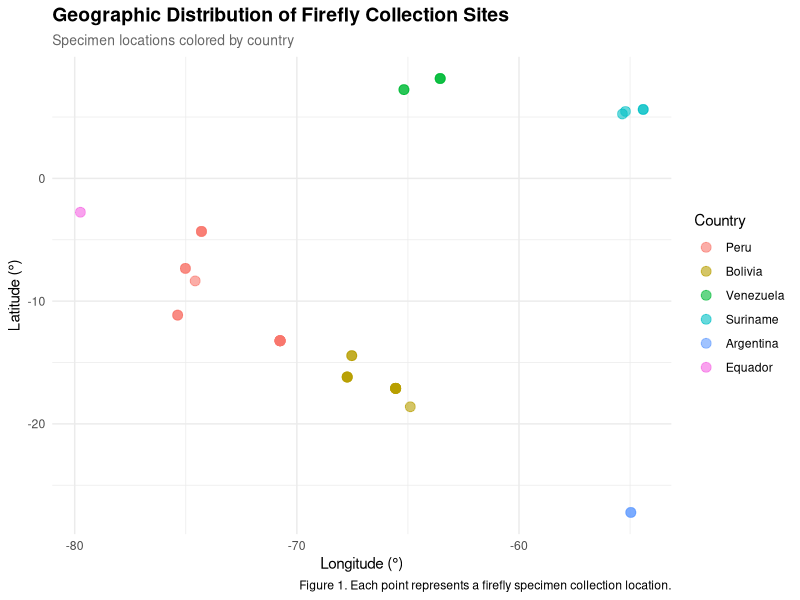
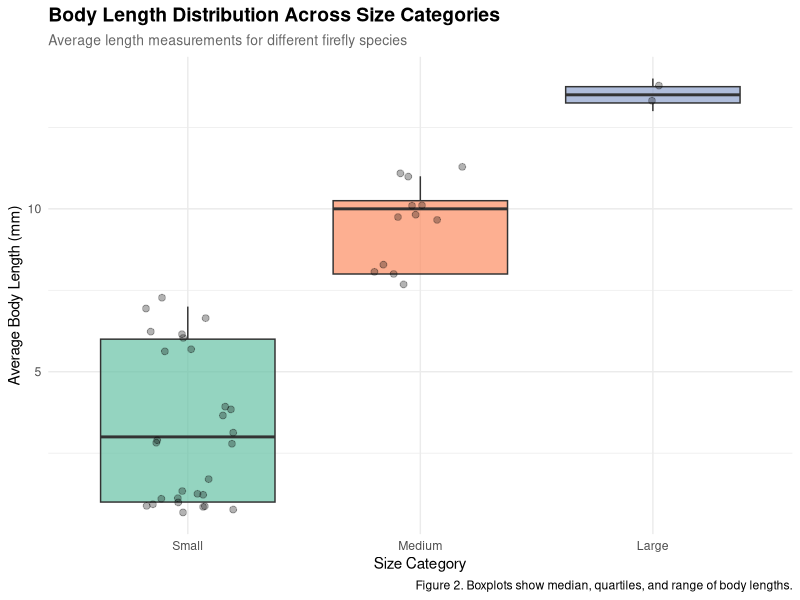

Write R code to recreate these figures, in order.
## ---- chunk 1
knitr::opts_chunk$set(echo = FALSE, warning = FALSE, message = FALSE)
## ---- chunk 2
library(readxl)
library(tidyverse)
library(here)
library(dplyr)
library(ggplot2)
library(lubridate)
library(kableExtra)
## ---- chunk 3
#Read in the datasets
firefly <- read_xlsx(here("Firefly.xlsx"))
measurements <- read_xlsx(here("Measurments.xlsx"))
## ---- chunk 4
#Data cleaning and QA/QC
#Custom function to clean species names in case we messed it up when typing
clean_species_name <- function(name) {
#Remove extra whitespace and standardize capitalization
  name <- str_trim(name)
  name <- str_to_lower(name)
#Check if name is valid and not na
  if (nchar(name) < 2) {
    return(NA_character_)
  } else {
    return(name)
  }
}

#Clean the firefly dataset
firefly_clean <- firefly %>%
#First, replace cells with NA
  mutate(across(where(is.character), ~na_if(., ""))) %>%
#Remove columns with all values being NA these are for future work to be filled in later and are not needed here
  select(where(~!all(is.na(.)))) %>%
  mutate(
#Clean species names using the custom function we made above
    Species = map_chr(Species, clean_species_name),
#Parse dates as month-year, establishing anything that I might have put as nd (no date) as NA, creating a new column for original date so the data is removed, we just have a column that translates our dates or easier analysis later, for this analysis it will take our date/year and translate it to the first day of the month. Keep in mind the month it correlates to shows specimens collected any time that month
    Date_original = Date,
    Date = if_else(Date %in% c("N.D.", "ND", "N.D", "nd"), 
                   NA_character_, 
                   Date),
    Date = suppressWarnings(parse_date_time(Date, orders = c("my", "ym", "b Y", "B Y"), truncated = 2)),
#Clean up the coordinates and establish them as coords
    Lat = as.numeric(Lat),
    Long = as.numeric(Long)
  ) %>%
#Remove rows with NA
  filter(!is.na(Species), !is.na(Lat), !is.na(Long))

#Clean the measurements dataset
measurements_clean <- measurements %>%
  mutate(
    Species = map_chr(Species, clean_species_name),
    Average_length = as.numeric(Average_length),
    Average_width = as.numeric(Average_width)
  ) %>%
  filter(!is.na(Species))
## ---- chunk 5
#Subsetting rows and selecting columns
#create a subset with only the columns we will need for the analysis below
firefly_subset <- firefly_clean %>%
  select(Genus, Species, Country, Prov_depto_state, Location, Lat, Long, Date)

#subset the data to countries that have good data online, it should be everything we have but this is just a precaution to clean and parse the data even more
firefly_filtered <- firefly_subset %>%
  filter(!is.na(Country), !is.na(Date))
## ---- chunk 6
#Adding new columns
firefly_enhanced <- firefly_filtered %>%
  mutate(
#Extract year, month, and establish season from date provided in the data based on location. This might look strange to you living in North America but keep in mind the seasons in South America are different than our own
    Year = year(Date),
    Month = month(Date, label = TRUE),
    Season = case_when(
      Month %in% c("Dec", "Jan", "Feb") ~ "Summer",
      Month %in% c("Mar", "Apr", "May") ~ "Autumn",
      Month %in% c("Jun", "Jul", "Aug") ~ "Winter",
      Month %in% c("Sep", "Oct", "Nov") ~ "Spring"
    ),
#Create a column that has the scientific name in one cell instead of having them in two seperate columns
    Scientific_name = paste(Genus, Species),
#Calculate absolute latitude (distance from equator)
    Abs_lat = abs(Lat),
  )
## ---- chunk 7
#Joining both datasets together now
firefly_complete <- firefly_enhanced %>%
  left_join(measurements_clean, by = "Species") %>%
#Add body size category based on length establishing what each size category is so that R knows what we want
  mutate(
    Size_category = case_when(
      Average_length < 8 ~ "Small",
      Average_length >= 8 & Average_length < 12 ~ "Medium",
      Average_length >= 12 ~ "Large",
      TRUE ~ "Unknown"
    )
  )
## ---- chunk 8
#Creating factors and reordering factor levels
firefly_complete <- firefly_complete %>%
  mutate(
#Convert seasons to factor with in an order that makes sense to us humans because R will not care
    Season = factor(Season, levels = c("Spring", "Summer", "Autumn", "Winter")),
#Order the different size categories from small to big
    Size_category = factor(Size_category, 
                          levels = c("Small", "Medium", "Large", "Unknown")),
#Convert country to factor, ordered by frequency
    Country = fct_infreq(Country),
#Create a genus factor
    Genus = as.factor(Genus.x) 
  )
## ---- chunk 9
#Summarizing data by group this should not show up in the actual knitted file as that will be represented in the next chunk in code

#Summary by country
country_summary <- firefly_complete %>%
  group_by(Country) %>%
  summarise(
    N_specimens = n(),
    N_species = n_distinct(Species),
    Mean_latitude = mean(Lat, na.rm = TRUE),
    SD_latitude = sd(Lat, na.rm = TRUE),
    Date_range_years = paste(min(Year, na.rm = TRUE), 
                             max(Year, na.rm = TRUE), 
                             sep = " - ")
  ) %>%
  arrange(desc(N_specimens))
#Summary by species
species_summary <- firefly_complete %>%
  group_by(Scientific_name, Size_category) %>%
  summarise(
    N_records = n(),
    N_countries = n_distinct(Country),
    Mean_lat = mean(Lat, na.rm = TRUE),
    Mean_length = mean(Average_length, na.rm = TRUE),
    Mean_width = mean(Average_width, na.rm = TRUE),
    .groups = "drop"
  )
## ---- chunk 10
#For or while loop

#Calculate various metrics using a loop
metrics <- list()
categories <- c("Country", "Season", "Size_category")

for (i in seq_along(categories)) {
  cat_name <- categories[i]
  
#If statement (already used above, but additional here)
  if (cat_name %in% names(firefly_complete)) {
    metrics[[cat_name]] <- firefly_complete %>%
      group_by(across(all_of(cat_name))) %>%
      summarise(count = n(), .groups = "drop") %>%
      arrange(desc(count))
  }
}
## ---- chunk 11
#Using lists or nested data frames

#Create nested data frame by country
nested_by_country <- firefly_complete %>%
  group_by(Country) %>%
  nest() %>%
  mutate(
  #Calculate summary statistics for each country
    n_records = map_int(data, nrow),
    n_species = map_int(data, ~n_distinct(.x$Species)),
    lat_range = map(data, ~range(.x$Lat, na.rm = TRUE))
  )

#Create nested data frame by species
nested_by_species <- firefly_complete %>%
  group_by(Scientific_name) %>%
  nest() %>%
  mutate(
    geographic_range = map(data, ~{
      list(
        lat_range = range(.x$Lat, na.rm = TRUE),
        long_range = range(.x$Long, na.rm = TRUE),
        countries = unique(.x$Country)
      )
    })
  )
## ---- chunk 12
#TABLE: Country-level summary
country_table <- country_summary %>%
  head(10) %>%
  select(Country, N_specimens, N_species, Mean_latitude, Date_range_years) %>%
  mutate(Mean_latitude = round(Mean_latitude, 2))
## ---- chunk 13
kable(country_table, 
      col.names = c("Country", "Specimens", "Species", "Mean Latitude", "Collection Period"),
      align = c("l", "r", "r", "r", "l")) %>%
  kable_styling(bootstrap_options = c("striped", "hover", "condensed"),
                full_width = FALSE)
## ---- chunk 14
#FIGURE 1: Scatterplot of geographic distribution
ggplot(firefly_complete, aes(x = Long, y = Lat, color = Country)) +
  geom_point(alpha = 0.6, size = 3) +
  labs(
    title = "Geographic Distribution of Firefly Collection Sites",
    subtitle = "Specimen locations colored by country",
    x = "Longitude (°)",
    y = "Latitude (°)",
    color = "Country",
    caption = "Figure 1. Each point represents a firefly specimen collection location."
  ) +
  theme_minimal() +
  theme(
    legend.position = "right",
    plot.title = element_text(size = 14, face = "bold"),
    plot.subtitle = element_text(size = 10, color = "gray40")
  )
## ---- chunk 15
#FIGURE 2: Boxplot of body size by size category
firefly_with_size <- firefly_complete %>%
  filter(!is.na(Average_length), Size_category != "Unknown")

ggplot(firefly_with_size, aes(x = Size_category, y = Average_length, fill = Size_category)) +
  geom_boxplot(alpha = 0.7) +
  geom_jitter(width = 0.2, alpha = 0.3, size = 2) +
  labs(
    title = "Body Length Distribution Across Size Categories",
    subtitle = "Average length measurements for different firefly species",
    x = "Size Category",
    y = "Average Body Length (mm)",
    fill = "Size Category",
    caption = "Figure 2. Boxplots show median, quartiles, and range of body lengths."
  ) +
  theme_minimal() +
  theme(
    legend.position = "none",
    plot.title = element_text(size = 14, face = "bold"),
    plot.subtitle = element_text(size = 10, color = "gray40")
  ) +
  scale_fill_brewer(palette = "Set2")
## ---- chunk 16
#Document session information for reproducibility
sessionInfo()
